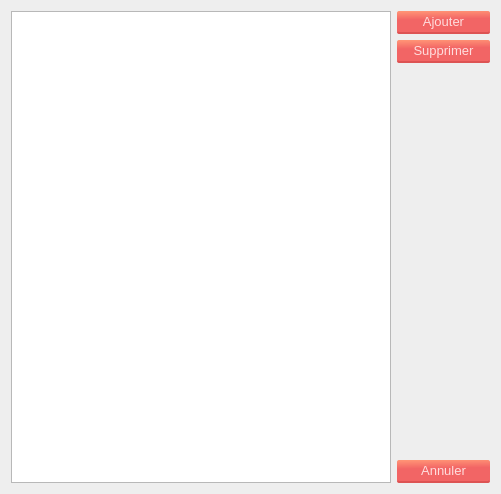
<?xml version="1.0" encoding="UTF-8"?>
<ui version="4.0">
 <class>Form</class>
 <widget class="QWidget" name="Form">
  <property name="geometry">
   <rect>
    <x>0</x>
    <y>0</y>
    <width>501</width>
    <height>494</height>
   </rect>
  </property>
  <property name="windowTitle">
   <string>Utilisateurs</string>
  </property>
  <property name="windowIcon">
   <iconset>
    <normaloff>icon.png</normaloff>icon.png</iconset>
  </property>
  <property name="styleSheet">
   <string notr="true">*{
	font: 10pt;
}
#Form{
	
	background-color: #eee;
	font: 10pt;
}

.QPushButton{
	border-radius: 2;
	background-color: qlineargradient(spread:pad, x1:0.548, y1:1, x2:0.469455, y2:0, stop:0.627119 rgba(242, 101, 101, 255), stop:1 rgba(255, 146, 117, 255));
	border-bottom: 2px solid;
	border-bottom-color:rgb(221, 83, 83);
	padding: 3px 16px;
	color:rgb(255, 221, 221);	
	font: 10pt;
}
.QPushButton:pressed{
	background-color: rgb(220, 91, 91);
	border-bottom-color: rgb(194, 73, 73);
}

.QLineEdit{
	border-radius: 2;
	border-bottom: 2px solid rgb(166, 166, 166);
	font: 10pt;
	padding: 3px 6px;
	
	background-color:rgb(222, 222, 222);
}

.QComboBox{
	border-radius: 2;
	background-color:rgb(222, 222, 222);
	border: none;
	padding: 3px 6px;
	border-bottom: 2px solid rgb(166, 166, 166);
}
.QComboBox::drop-down{
	 subcontrol-origin: padding;
    subcontrol-position: top right;
	
	border-left-width: 1px;
    border-left-color: darkgray;
    border-left-style: solid;
}
QComboBox:!editable:on, QComboBox::drop-down:editable:on {
    background: qlineargradient(x1: 0, y1: 0, x2: 0, y2: 1,
                                stop: 0 #D3D3D3, stop: 0.4 #D8D8D8,
                                stop: 0.5 #DDDDDD, stop: 1.0 #E1E1E1);
}
QTableWidget{

}</string>
  </property>
  <layout class="QGridLayout" name="gridLayout">
   <item row="1" column="2">
    <widget class="QPushButton" name="supprimer_button">
     <property name="maximumSize">
      <size>
       <width>100</width>
       <height>16777215</height>
      </size>
     </property>
     <property name="text">
      <string>Supprimer</string>
     </property>
    </widget>
   </item>
   <item row="2" column="2">
    <spacer name="verticalSpacer">
     <property name="orientation">
      <enum>Qt::Vertical</enum>
     </property>
     <property name="sizeHint" stdset="0">
      <size>
       <width>20</width>
       <height>383</height>
      </size>
     </property>
    </spacer>
   </item>
   <item row="3" column="2">
    <widget class="QPushButton" name="annuler">
     <property name="maximumSize">
      <size>
       <width>100</width>
       <height>16777215</height>
      </size>
     </property>
     <property name="text">
      <string>Annuler</string>
     </property>
    </widget>
   </item>
   <item row="0" column="0" rowspan="4">
    <widget class="QTableWidget" name="tableWidget">
     <property name="sizeAdjustPolicy">
      <enum>QAbstractScrollArea::AdjustToContents</enum>
     </property>
     <property name="editTriggers">
      <set>QAbstractItemView::NoEditTriggers</set>
     </property>
     <property name="selectionMode">
      <enum>QAbstractItemView::MultiSelection</enum>
     </property>
     <property name="selectionBehavior">
      <enum>QAbstractItemView::SelectRows</enum>
     </property>
     <attribute name="horizontalHeaderDefaultSectionSize">
      <number>200</number>
     </attribute>
     <attribute name="verticalHeaderVisible">
      <bool>true</bool>
     </attribute>
    </widget>
   </item>
   <item row="0" column="2">
    <widget class="QPushButton" name="ajouter_button">
     <property name="maximumSize">
      <size>
       <width>100</width>
       <height>16777215</height>
      </size>
     </property>
     <property name="text">
      <string>Ajouter</string>
     </property>
    </widget>
   </item>
  </layout>
 </widget>
 <resources>
  <include location="resources.qrc"/>
 </resources>
 <connections>
  <connection>
   <sender>annuler</sender>
   <signal>clicked()</signal>
   <receiver>Form</receiver>
   <slot>close()</slot>
   <hints>
    <hint type="sourcelabel">
     <x>546</x>
     <y>428</y>
    </hint>
    <hint type="destinationlabel">
     <x>503</x>
     <y>0</y>
    </hint>
   </hints>
  </connection>
 </connections>
</ui>
